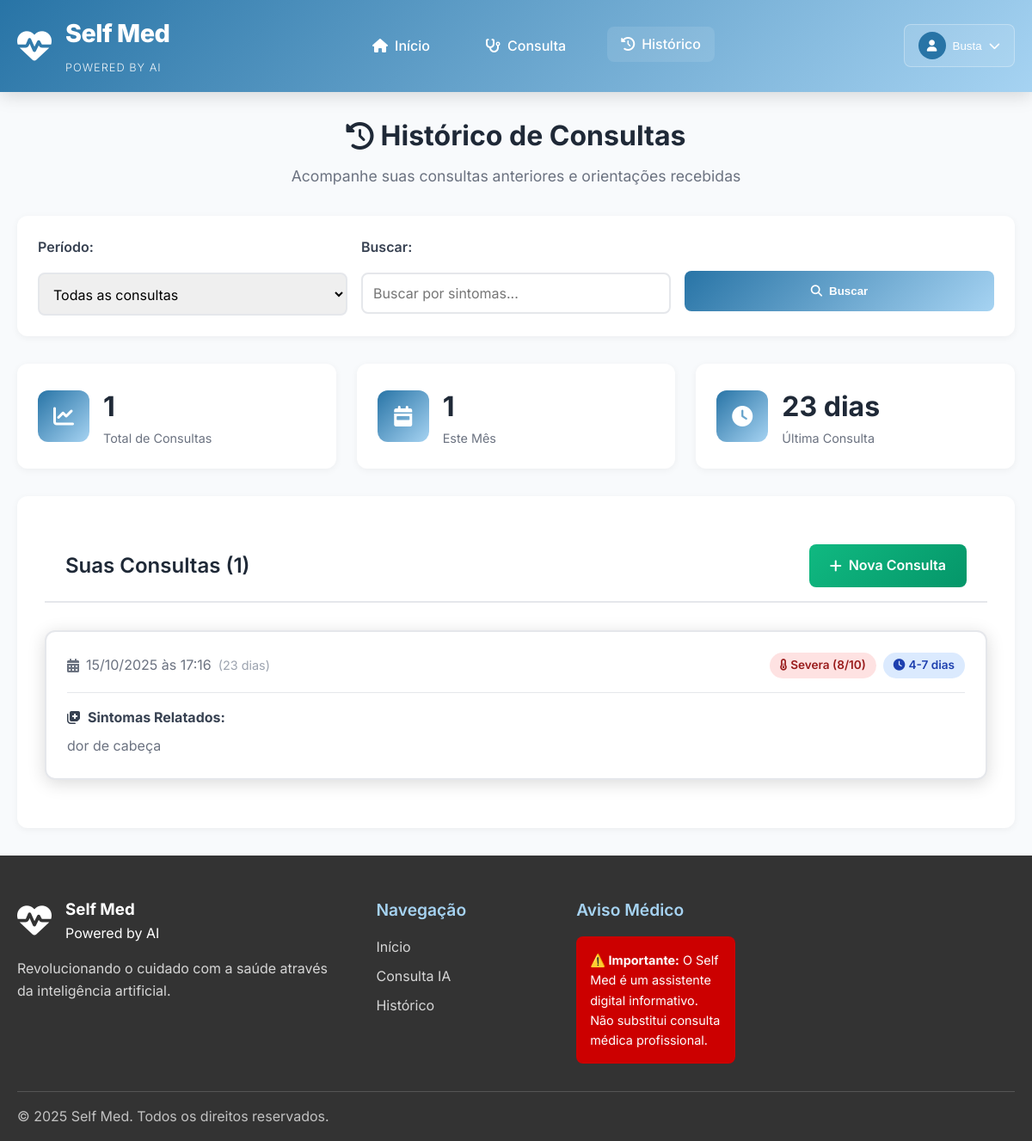
The page /src/views/historico.php (signed in) on the database its author committed.
### tables this page shows
CREATE TABLE `usuarios` (
  `id` int NOT NULL AUTO_INCREMENT,
  `nome` varchar(100) NOT NULL,
  `sobrenome` varchar(100) NOT NULL,
  `senha` varchar(255) NOT NULL,
  `data_cadastro` timestamp NULL DEFAULT CURRENT_TIMESTAMP,
  `email` varchar(100) NOT NULL,
  `data_nascimento` date DEFAULT NULL,
  PRIMARY KEY (`id`),
  UNIQUE KEY `email` (`email`)
);

CREATE TABLE `consultas` (
  `id` int NOT NULL AUTO_INCREMENT,
  `id_usuario` int NOT NULL,
  `sintomas` text NOT NULL,
  `duracao_sintomas` varchar(50) NOT NULL,
  `intensidade` int NOT NULL,
  `resposta_ia` text,
  `data_consulta` timestamp NULL DEFAULT CURRENT_TIMESTAMP,
  PRIMARY KEY (`id`),
  KEY `id_usuario` (`id_usuario`),
  CONSTRAINT `consultas_ibfk_1` FOREIGN KEY (`id_usuario`) REFERENCES `usuarios` (`id`)
);

### src/views/historico.php (the view, shortened to what this page needs)
<?php
$userName = '';
$consultas = [];
$stats = [
    'total' => 0,
    'este_mes' => 0,
    'ultima_consulta' => 'Nunca'
];
include("../controller/conexao.php");
$userId = $_SESSION['id'];
$stmt = $connection->prepare("SELECT nome FROM usuarios WHERE id = ?");
$stmt->bind_param("i", $userId);
$stmt->execute();
$result = $stmt->get_result();
if ($result->num_rows > 0) {
    $user = $result->fetch_assoc();
    $userName = $user['nome'];
}
$filtro = $_GET['filtro'] ?? 'all';
$busca = $_GET['busca'] ?? '';
$query = "SELECT
    c.id,
    c.sintomas,
    c.duracao_sintomas,
    c.intensidade,
    c.resposta_ia,
    c.data_consulta
FROM consultas c
WHERE c.id_usuario = ?";
$params = [$userId];
$types = "i";
$query .= " ORDER BY c.data_consulta DESC";
$stmt = $connection->prepare($query);
$stmt->bind_param($types, ...$params);
$stmt->execute();
$result = $stmt->get_result();
$duracaoMap = [
    'menos-24h' => 'Menos de 24h',
    '1-3-dias' => '1-3 dias',
    '4-7-dias' => '4-7 dias',
    '1-2-semanas' => '1-2 semanas',
    'mais-2-semanas' => 'Mais de 2 semanas'
];
while ($row = $result->fetch_assoc()) {
    $data = new DateTime($row['data_consulta']);
    $sintomasResumo = substr($row['sintomas'], 0, 100);
    $consultas[] = [
        'id' => $row['id'],
        'sintomas' => $row['sintomas'],
        'sintomas_resumo' => $sintomasResumo,
        'duracao' => $row['duracao_sintomas'],
        'duracao_texto' => $duracaoMap[$row['duracao_sintomas']] ?? $row['duracao_sintomas'],
        'intensidade' => $row['intensidade'],
        'resposta_ia' => $row['resposta_ia'],
        'data_formatada' => $data->format('d/m/Y'),
        'hora_formatada' => $data->format('H:i'),
        'data_relativa' => calcularDataRelativa($row['data_consulta'])
    ];
}
$statsQuery = "SELECT
    COUNT(*) as total,
    COUNT(CASE WHEN data_consulta >= DATE_SUB(NOW(), INTERVAL 1 MONTH) THEN 1 END) as este_mes,
    MAX(data_consulta) as ultima_consulta
FROM consultas
WHERE id_usuario = ?";
$stmtStats = $connection->prepare($statsQuery);
$stmtStats->bind_param("i", $userId);
$stmtStats->execute();
$stmtStats->bind_result($stats['total'], $stats['este_mes'], $ultimaConsultaData);
if ($ultimaConsultaData) {
    $stats['ultima_consulta'] = calcularDataRelativa($ultimaConsultaData);
}
function calcularDataRelativa($dataConsulta) {
    $agora = new DateTime();
    $data = new DateTime($dataConsulta);
    $diferenca = $agora->diff($data);
    if ($diferenca->y > 0) {
        return $diferenca->y . ' ano' . ($diferenca->y > 1 ? 's' : '');
    } elseif ($diferenca->m > 0) {
        return $diferenca->m . ' ' . ($diferenca->m > 1 ? 'meses' : 'mês');
    } elseif ($diferenca->d > 0) {
        return $diferenca->d . ' dias';
    } elseif ($diferenca->h > 0) {
        return $diferenca->h . ' hora' . ($diferenca->h > 1 ? 's' : '');
    } else {
        return 'Hoje';
    }
}
?>
<!DOCTYPE html>
<html lang="pt-BR">
<head>
    <link rel="stylesheet" href="css/styles.css">
    <link rel="stylesheet" href="https://cdnjs.cloudflare.com/ajax/libs/font-awesome/6.4.0/css/all.min.css">
</head>
<body>
    <header class="header">
        <div class="container">
            <div class="nav-brand">
                <div class="logo">
                    <i class="fas fa-heartbeat"></i>
                    <div class="brand-text">
                        <h1>Self Med</h1>
                        <span class="tagline">Powered by AI</span>
                    </div>
                </div>
            </div>
            <nav class="nav-menu">
                <a href="index.php" class="nav-link">
                    <i class="fas fa-home"></i>
                    <span>Início</span>
                </a>
                <a href="consulta.php" class="nav-link">
                    <i class="fas fa-stethoscope"></i>
                    <span>Consulta</span>
                </a>
                <a href="historico.php" class="nav-link active">
                    <i class="fas fa-history"></i>
                    <span>Histórico</span>
                </a>
            </nav>
                <div class="user-profile" id="user-profile">
                    <div class="profile-dropdown">
                        <a href="perfilView.php" id="Perfil-icone""><button class="profile-btn" onclick="toggleProfileMenu()">
                            <div class="profile-avatar">
                                <i class="fas fa-user"></i>
                            </div>
                            <span class="profile-name" id="profile-name"><?php echo htmlspecialchars($userName); ?></span>
                            <i class="fas fa-chevron-down" id="Perfil-icone"></i>
                        </button></a>
                    </div>
                </div>
            </div>
    </header>
    <main class="history-page">
        <div class="container">
            <div class="page-header">
                <h1><i class="fas fa-history"></i> Histórico de Consultas</h1>
                <p>Acompanhe suas consultas anteriores e orientações recebidas</p>
            </div>
            <form method="GET" action="historico.php" class="history-filters">
                <div class="filter-group">
                    <label for="filtro">Período:</label>
                    <select name="filtro" id="filtro" onchange="this.form.submit()">
                        <option value="all" <?php echo $filtro === 'all' ? 'selected' : ''; ?>>Todas as consultas</option>
                    </select>
                </div>
                <div class="filter-group">
                    <label for="busca">Buscar:</label>
                    <input type="text" name="busca" id="busca" value="<?php echo htmlspecialchars($busca); ?>" placeholder="Buscar por sintomas...">
                </div>
                <div class="filter-group" style="display: flex; align-items: flex-end;">
                    <button type="submit" class="btn-view-details" style="width: 100%;">
                        <i class="fas fa-search"></i> Buscar
                    </button>
                </div>
            </form>
            <div class="history-stats">
                <div class="stat-card">
                    <div class="stat-icon">
                        <i class="fas fa-chart-line"></i>
                    </div>
                    <div class="stat-info">
                        <h3><?php echo $stats['total']; ?></h3>
                        <p>Total de Consultas</p>
                    </div>
                </div>
                <div class="stat-card">
                    <div class="stat-icon">
                        <i class="fas fa-calendar-week"></i>
                    </div>
                    <div class="stat-info">
                        <h3><?php echo $stats['este_mes']; ?></h3>
                        <p>Este Mês</p>
                    </div>
                </div>
                <div class="stat-card">
                    <div class="stat-icon">
                        <i class="fas fa-clock"></i>
                    </div>
                    <div class="stat-info">
                        <h3><?php echo $stats['ultima_consulta']; ?></h3>
                        <p>Última Consulta</p>
                    </div>
                </div>
            </div>
            <div class="consultations-container">
                <div class="consultations-header">
                    <h2>Suas Consultas (<?php echo count($consultas); ?>)</h2>
                    <a href="consulta.php" class="btn-new-consultation">
                        <i class="fas fa-plus"></i>
                        Nova Consulta
                    </a>
                </div>
                <?php if (empty($consultas)): ?>
                    <div class="empty-state">
                        <i class="fas fa-clipboard-list"></i>
                        <h3>Nenhuma consulta encontrada</h3>
                        <p>Você ainda não fez nenhuma consulta ou não há resultados para os filtros aplicados.</p>
                        <a href="consulta.php" class="btn-primary">
                            <i class="fas fa-stethoscope"></i>
                            Fazer Primeira Consulta
                        </a>
                    </div>
                <?php else: ?>
                    <?php foreach ($consultas as $consulta): ?>
                        <?php
                            $intensidadeClass = 'low';
                            $intensidadeTexto = 'Leve';
                            if ($consulta['intensidade'] >= 7) {
                                $intensidadeClass = 'high';
                                $intensidadeTexto = 'Severa';
                            } elseif ($consulta['intensidade'] >= 4) {
                                $intensidadeClass = 'medium';
                                $intensidadeTexto = 'Moderada';
                            }
                        ?>
                        <div class="consultation-card">
                            <div class="consultation-header">
                                <div class="consultation-date">
                                    <i class="fas fa-calendar-alt"></i>
                                    <span><?php echo $consulta['data_formatada']; ?> às <?php echo $consulta['hora_formatada']; ?></span>
                                    <span class="date-relative">(<?php echo $consulta['data_relativa']; ?>)</span>
                                </div>
                                <div class="consultation-badges">
                                    <span class="badge intensity-<?php echo $intensidadeClass; ?>">
                                        <i class="fas fa-thermometer-half"></i>
                                        <?php echo $intensidadeTexto; ?> (<?php echo $consulta['intensidade']; ?>/10)
                                    </span>
                                    <span class="badge duration">
                                        <i class="fas fa-clock"></i>
                                        <?php echo $consulta['duracao_texto']; ?>
                                    </span>
                                </div>
                            </div>
                            <div class="consultation-body">
                                <h4><i class="fas fa-notes-medical"></i> Sintomas Relatados:</h4>
                                <p><?php echo htmlspecialchars($consulta['sintomas_resumo']); ?></p>
                            </div>
                    <?php endforeach; ?>
                <?php endif; ?>
            </div>
        </div>
    </main>
    <footer class="footer">
        <div class="container">
            <div class="footer-content">
                <div class="footer-section">
                    <div class="footer-brand">
                        <div class="logo">
                            <i class="fas fa-heartbeat"></i>
                            <div class="brand-text">
                                <h3>Self Med</h3>
                                <span>Powered by AI</span>
                            </div>
                        </div>
                        <p>Revolucionando o cuidado com a saúde através da inteligência artificial.</p>
                    </div>
                </div>
                <div class="footer-section">
                    <h4>Navegação</h4>
                    <ul class="footer-links">
                        <li><a href="index.php">Início</a></li>
                        <li><a href="consulta.php">Consulta IA</a></li>
                        <li><a href="historico.php">Histórico</a></li>
                    </ul>
                </div>
                <div class="footer-section">
                    <h4>Aviso Médico</h4>
                    <div class="medical-disclaimer">
                        <p><strong>⚠️ Importante:</strong> O Self Med é um assistente digital informativo. Não substitui consulta médica profissional.</p>
                    </div>
                </div>
            </div>
            <div class="footer-bottom">
                <div class="footer-bottom-content">
                    <p>&copy; 2025 Self Med. Todos os direitos reservados.</p>
                </div>
            </div>
        </div>
    </footer>
</body>
</html>

### rows shown on the page
usuarios: nome "Busta"
consultas: data_formatada "15/10/2025", hora_formatada "17:16", data_relativa "23 dias", intensidade "Severa", intensidade "8", duracao_texto "4-7 dias", sintomas "dor de cabeça"

### other values the page prints
$stats['total'] "1"
$stats['este_mes'] "1"
$stats['ultima_consulta'] "23 dias"
count($consultas) "1"
